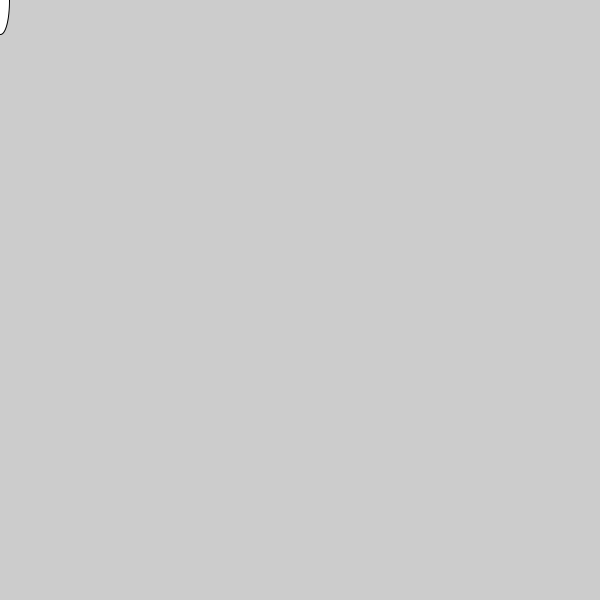
Frame 1 (no input)
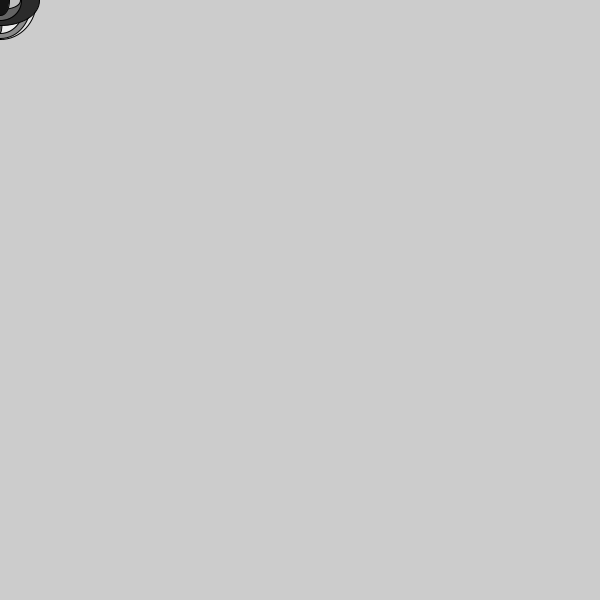
Frame 60 (the mouse pressed at the canvas centre just before this capture)
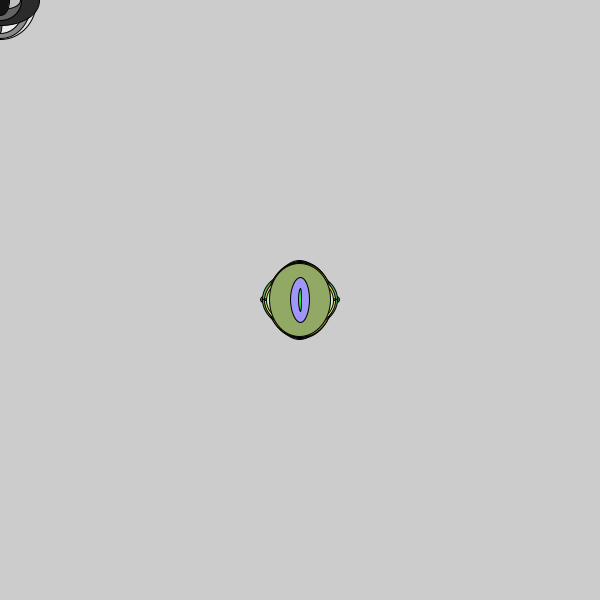
Frame 120 (the mouse held since frame 60 and released just before this capture)

The Processing sketch that drew these frames (run headless with seeded random() and noise(); from frame 60 on, the mouse is pressed at the canvas centre):

// Processing sketch: processing_85374
// ── processing_85374.pde

void setup() {
  size(600 , 600);
  smooth();
  frameRate(24);
}

void draw() {
  float a;
  float b;
  float c;
  a = random(255);
  b = random(255);
  c = random(255);
  ellipse(mouseX,mouseY,random(80),random(80));
  if (keyPressed){
    background(random(255));
    fill(random(255));
    ellipse(300,300,random(300),random(300));
  }
  if (mousePressed){
    fill(a,b,c);
  } else {
    fill(random(255));
  }
  //ellipse(mouseX,mouseY,random(80),random(80));
  if (keyPressed){
    fill(a,b,c);
    ellipse(300,300,random(100),random(100));
  }
}
